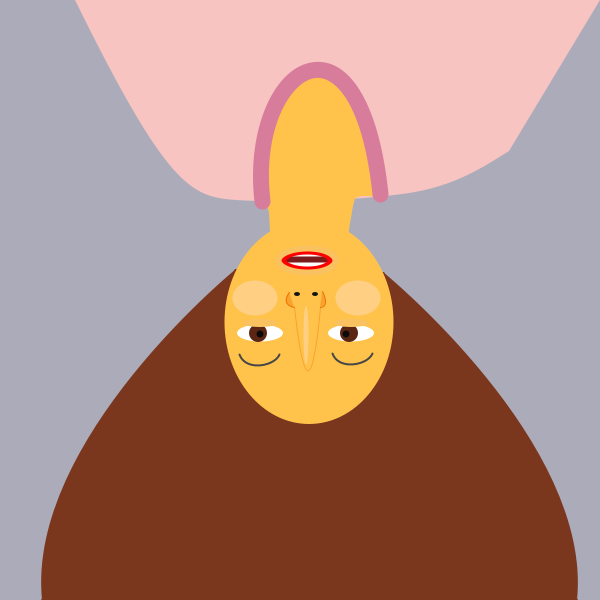
Frame 1 (no input)
Frame 60 (the mouse pressed at the canvas centre just before this capture): identical to frame 1, image omitted
Frame 120 (the mouse held since frame 60 and released just before this capture): identical to frame 1, image omitted

The Processing sketch that drew this single still picture (run headless with seeded random() and noise(); from frame 60 on, the mouse is pressed at the canvas centre):

// Processing sketch: processing_120946
// ── processing_120946.pde

void setup()
{
  size(600,600);
  background(171,171,186);
  smooth();
  
  //衣服
 noStroke();
 fill(247,196,193);
 beginShape();
vertex(75,0);
curveVertex(98,122);
curveVertex(144,174);
curveVertex(236,200);
curveVertex(415,192);
curveVertex(509,151);
curveVertex(530,122);
vertex(600,0); 
endShape(CLOSE);

//脖子
 noStroke();
 fill(255,195,75);
beginShape();
vertex(271,239);
vertex(307,240);
vertex(338,241);
vertex(348,241);
vertex(349,238);
vertex(349,229);
vertex(353,206);
vertex(355,198);
vertex(361,196);
vertex(370,196);
vertex(379,197);
vertex(377,168);
vertex(375,159);
vertex(374,146);
vertex(368,128);
vertex(351,94);
vertex(321,69);
vertex(304,81);
vertex(273,107);
vertex(262,150);
vertex(261,175);
vertex(264,197);
vertex(269,212);
vertex(270,231);
endShape(CLOSE);

//衣領
stroke(216,124,156);
noFill();
strokeWeight(16);
bezier(262,201,246,66,359,-8,380,194);

//頭髮色塊
noStroke();
fill(123,54,30);
bezier(236,269,236,269,26,440,42,600);
bezier(383,272,383,272,593,443,577,600);
 beginShape();
vertex(235,269);
vertex(384,272);
vertex(578,600);
vertex(41,600);
endShape(CLOSE);

//頭
noStroke();
fill(255,195,75);
ellipse(309,322,169,204);

//嘴巴
noStroke();
fill(122,27,28);
ellipse(307,260,47,18);
//牙
noStroke();
fill(255);
rectMode(CENTER);
rect(308,254,43,5);
rect(307,265,45,5);
//嘴唇
strokeWeight(6);
stroke(255,0,0);
noFill();
ellipse(307,260,47,18);
stroke(249,193,95);
ellipse(307,260,57,24);

//眼睛
noStroke();
fill(255);
ellipse(351,333,46,17);//右眼
ellipse(260,333,46,17);//左眼
//眼珠
fill(92,38,20);
ellipse(349,333,18,18);
ellipse(258,333,18,18);
fill(10);
ellipse(346,334,7,7);
ellipse(260,334,7,7);
//眼皮
fill(249,193,95);
ellipse(351,323,34,8);
ellipse(260,323,34,8);

//鼻子
fill(20);
ellipse(315,294,6,4);
ellipse(297,294,6,4);
//鼻樑
fill(255,227,219,100);
ellipse(306,335,5,58);
stroke(237,113,0,100);
strokeWeight(1);
noFill();
bezier(294,307,299,351,309,424,320,307);
//鼻翼
fill(237,113,0,100);
stroke(237,113,0);
strokeWeight(1);
bezier(289,292,289,292,279,304,294,307);
bezier(322,291,322,291,330,306,320,307);

//臉頰
fill(255,227,219,100);
noStroke();
ellipse(358,298,45,35);
ellipse(255,298,45,35);

//眉毛
noFill();
stroke(70);
strokeWeight(2);
bezier(332,353,338,370,367,365,372,353);
bezier(239,354,245,371,274,366,279,354);
}

void draw()
{
}

void keyPressed()
{
 int x = int(random(0,600));
 int y = int(random(0,600));

//頭髮
fill(191,random(36,133),random(0,102),random(5,20));
stroke(191,random(36,133),random(0,102),random(100,200));
strokeWeight(0.5);
//瀏海
bezier(305,422,305,422,291,399,random(307,393),random(377,450));
bezier(305,426,305,426,261,431,random(222,310),random(377,450));
bezier(310,427,310,427,361,442,random(310,393),random(377,450));
line(310,427,random(250,350),random(377,600));
//中後髮
bezier(305,422,305,422,291,399,random(307,393),random(400,700));
bezier(305,426,305,426,261,431,random(222,310),random(400,700));
bezier(310,427,310,427,361,442,random(310,393),random(400,700));
line(310,427,random(250,350),random(377,600));
//左後半邊髮
bezier(236,269,236,269,26,440,random(0,127),random(425,600));
bezier(223,331,223,331,98,541,random(60,300),random(425,650));
bezier(235,375,235,375,168,549,random(70,350),random(425,700));
//右後半邊髮
bezier(383,272,383,272,593,443,random(450,600),random(425,650));
bezier(393,332,393,332,518,541,random(400,500),random(425,650));
bezier(380,376,380,376,448,550,random(350,450),random(425,650));
}
